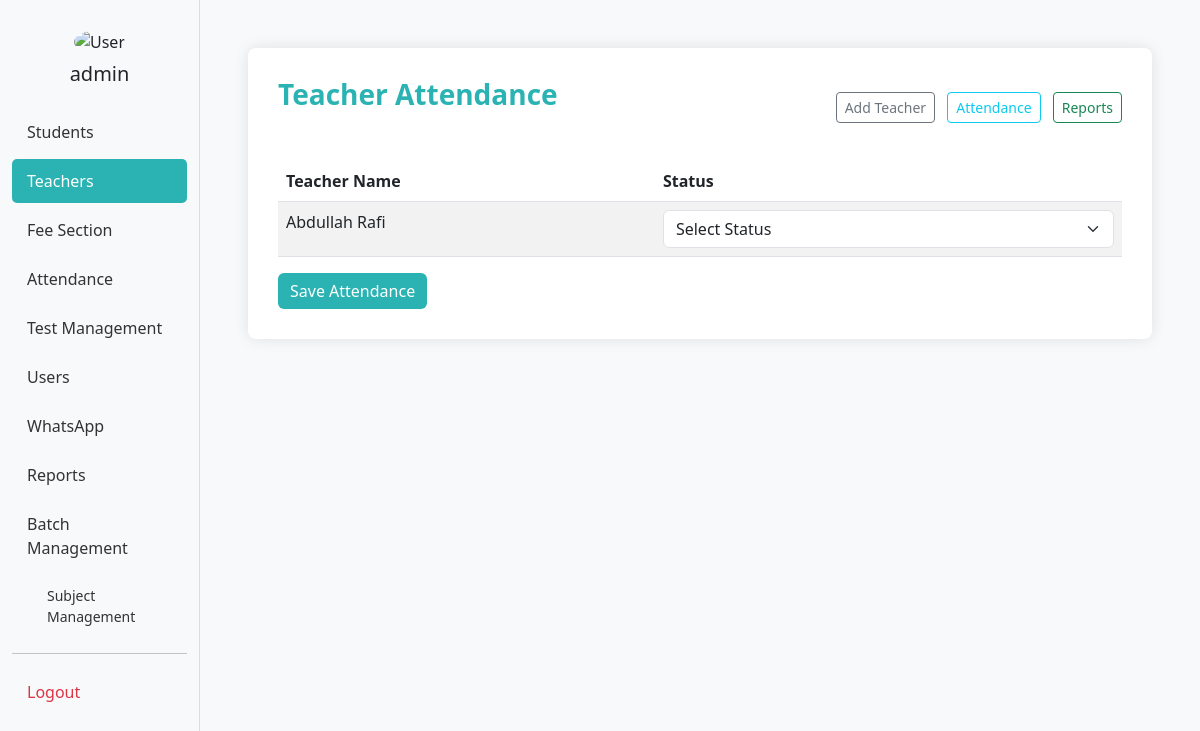
The page /teacher_attendance/ (signed in) on the database as committed earlier.
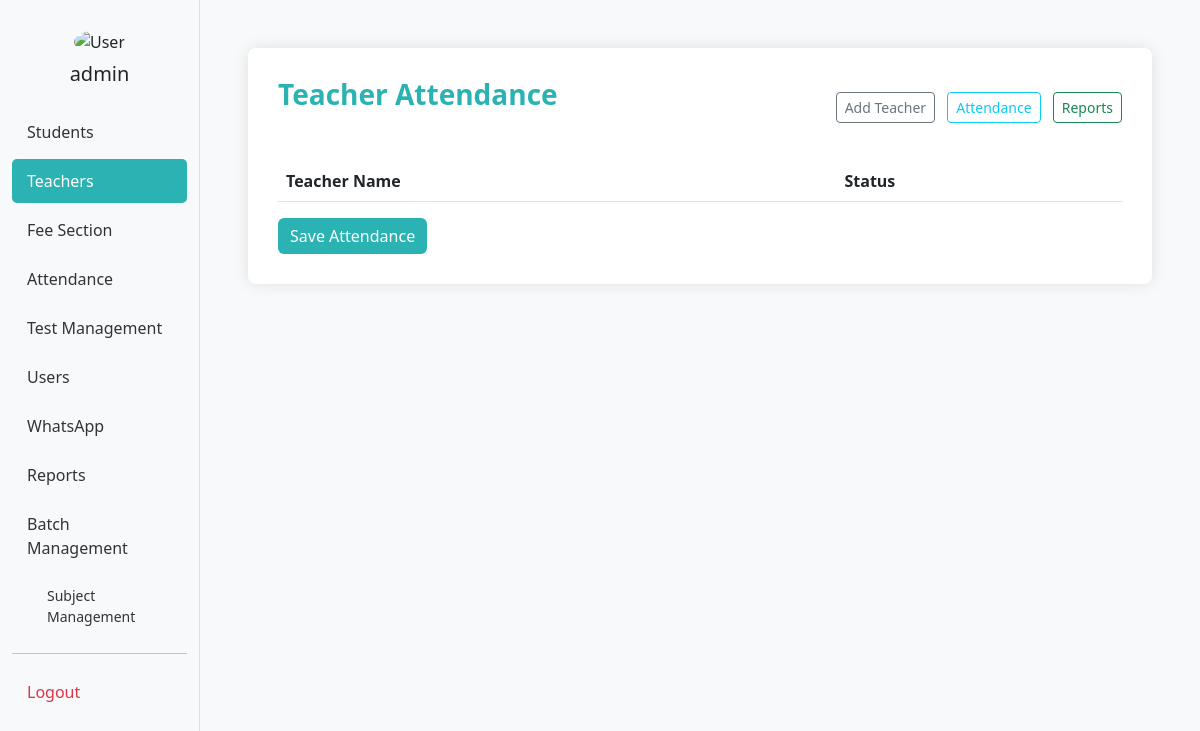
The same page on the database as committed later.
### bri/models.py (models this page shows, shortened)
class Teacher(models.Model):
    username = models.OneToOneField(Username, on_delete=models.CASCADE, related_name="teacher_profile")
    teacher_fname = models.CharField(max_length=20)
    teacher_lname = models.CharField(max_length=20)
    phone1 = PhoneNumberField()
    phone2 = PhoneNumberField(blank=True, null=True)
    profile_picture = models.ImageField(upload_to='teacher_pics/', blank=True, null=True)
    is_active = models.BooleanField(default=True)

### bri/views.py (the view, shortened to what this page needs)
# urls.py: path('teacher_attendance/', views.teacher_attendance, name='teacher_attendance'),
@admin_required
def teacher_attendance(request):
    teachers = Teacher.objects.all()
    today = now().date()
    existing_count = TeacherAttendance.objects.filter(date=today).count()
    is_update = existing_count > 0
    existing_attendance = TeacherAttendance.objects.filter(date=today)
    attendance_dict = {att.teacher_id: att.status for att in existing_attendance}
    return render(request, 'teacher_attendance.html', {
        'teachers': teachers,
        'attendance_dict': attendance_dict,
        'is_update': is_update
    })

### bri/views.py (called while the page is built)
def admin_required(view_func):
    @wraps(view_func)
    def wrapper(request, *args, **kwargs):
        user_id = request.session.get('user_id')
        user_role = request.session.get('user_role')
        print(f"Admin check - user_id: {user_id}, user_role: {user_role}")
        if not user_id or user_role != 'admin':
            messages.error(request, "You need admin access to view this page.")
            return redirect('admin_dashboard')
        return view_func(request, *args, **kwargs)
    return wrapper

### bri/templates/teacher_attendance.html (shortened to what this page needs)
<!DOCTYPE html>
<html lang="en">
<head>
  <link href="https://cdn.jsdelivr.net/npm/bootstrap@5.3.0/dist/css/bootstrap.min.css" rel="stylesheet" />
</head>
<body>
  <div class="container-fluid">
    <div class="row">
      <div class="col-md-2 sidebar">
        <div class="text-center mb-4">
          {% load static %}
          {% if request.session.user_picture %}
            <img src="{{ request.session.user_picture }}" height="100px" class="rounded-circle mb-2" alt="User" />
          {% else %}
            <img src="{% static 'user_img.png' %}" height="100px" class="rounded-circle mb-2" alt="User" />
          {% endif %}
          <h5>{{ request.session.user_name|default:'Admin' }}</h5>
        </div>
        <a href="{% url 'studentss' %}">Students</a>
        <a href="{% url 'add_teacher' %}" class="active">Teachers</a>
        <a href="{% url 'fee_dashboard' %}">Fee Section</a>
        <a href="{% url 'attendance_dashboard' %}">Attendance</a>
        <a href="{% url 'test_management' %}">Test Management</a>
        <a href="{% url 'add_user' %}">Users</a>
        <a href="{% url 'whatsapp_integration' %}">WhatsApp</a>
        <a href="{% url 'reports_dashboard' %}">Reports</a>
        <a href="{% url 'batch_management' %}">Batch Management</a>
        <a href="{% url 'subject_management' %}" style="margin-left: 20px; font-size: 14px;">Subject Management</a>
        <hr>
        <a href="{% url 'logout_view' %}" class="text-danger">Logout</a>
      </div>
      <div class="col-md-10 p-5">
        <div class="form-section">
          <div class="d-flex justify-content-between align-items-center mb-4">
            <h3 class="form-title">Teacher Attendance</h3>
            <div>
              <a href="{% url 'add_teacher' %}" class="btn btn-sm btn-outline-secondary me-2">Add Teacher</a>
              <a href="{% url 'teacher_attendance' %}" class="btn btn-sm btn-outline-info me-2">Attendance</a>
              <a href="{% url 'teacher_attendance_report' %}" class="btn btn-sm btn-outline-success">Reports</a>
            </div>
          </div>
          <form method="POST">
            <div class="table-responsive">
              <table class="table table-striped">
                <thead>
                  <tr>
                    <th>Teacher Name</th>
                    <th>Status</th>
                  </tr>
                </thead>
                <tbody>
                  {% for teacher in teachers %}
                  <tr>
                    <td>{{ teacher.teacher_fname }} {{ teacher.teacher_lname }}</td>
                    <td>
                      <select name="status_{{ teacher.id }}" class="form-select">
                        <option value="">Select Status</option>
                      </select>
                    </td>
                  </tr>
                  {% endfor %}
                </tbody>
              </table>
            </div>
            <button type="submit" class="btn btn-custom">
              {% if is_update %}Update Attendance{% else %}Save Attendance{% endif %}
            </button>
          </form>
        </div>
      </div>
    </div>
  </div>
</body>
</html>

Rows that differ between the two databases and show on the page:
removed Teacher: teacher_fname "Abdullah", teacher_lname "Rafi"
